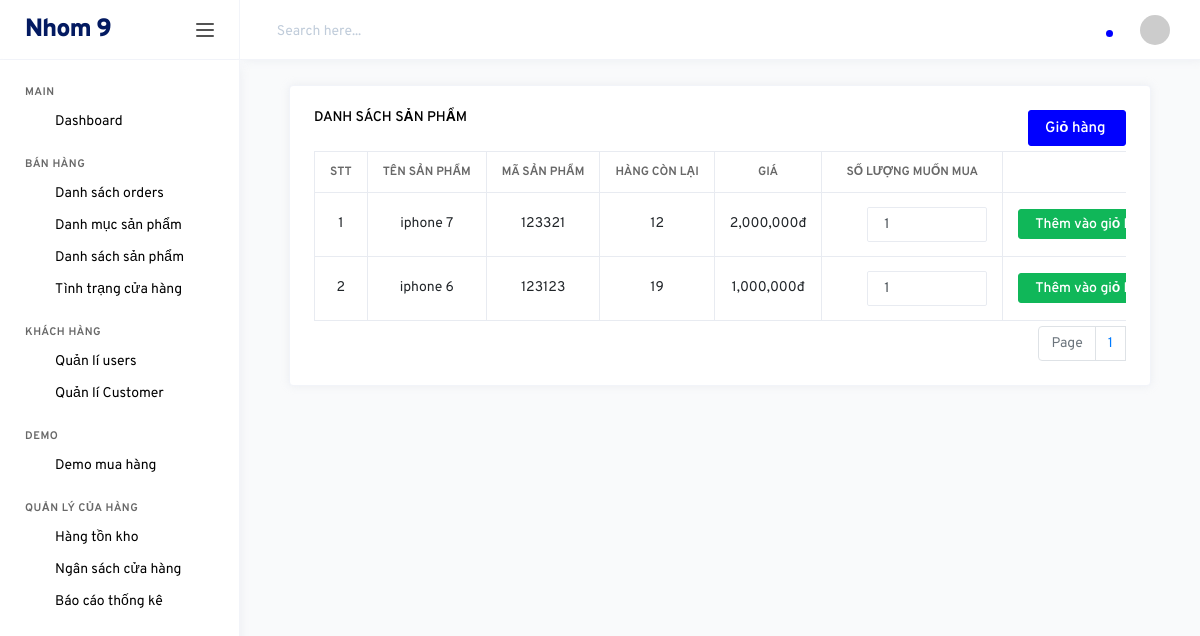
The page /backend/index.php?controller=demo (signed in) on the database as committed earlier.
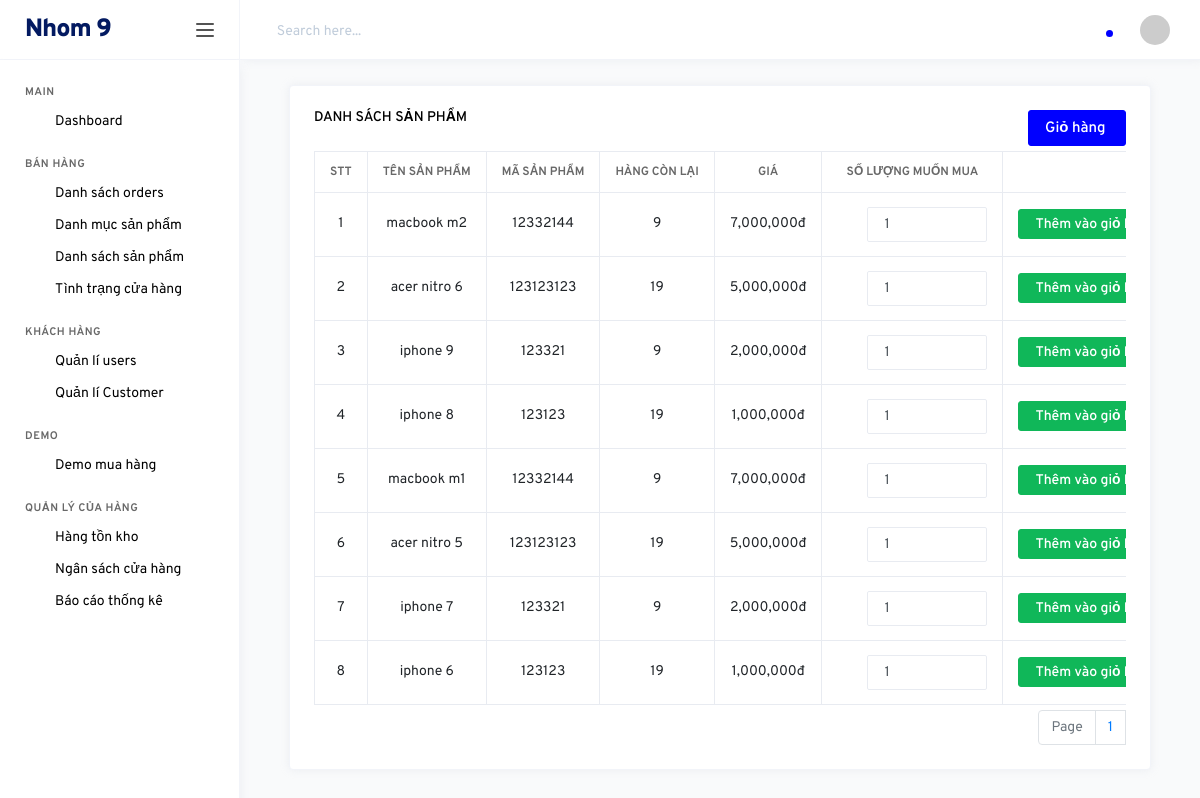
The same page on the database as committed later.
### tables this page shows
CREATE TABLE `products` (
  `id` int(11) NOT NULL,
  `name` varchar(500) NOT NULL,
  `category_id` int(11) NOT NULL,
  `ma_hang` varchar(500) NOT NULL,
  `bao_hanh` int(11) NOT NULL,
  `so_imei` varchar(500) NOT NULL,
  `so_serial` varchar(500) NOT NULL,
  `ton_kho` int(11) NOT NULL,
  `xuat_su` varchar(500) NOT NULL,
  `price` int(11) NOT NULL
);

### backend/controllers/DemoController.php (called while the page is built, shortened)
<?php
	include "models/DemoModel.php";
	class DemoController extends Controller{
		public function index(){
			$recordPerPage = 25;
			$numPage = ceil($this->totalRecord($recordPerPage)/$recordPerPage);
			$data = $this->modelRead($recordPerPage);
			$this->loadView("DemoView.php",["data"=>$data,"numPage"=>$numPage]);
		}
	}
 ?>

### backend/models/DemoModel.php (called while the page is built, shortened)
<?php
	trait DemoModel{
		public function modelRead($recordPerPage){
			$p = isset($_GET["p"]) && is_numeric($_GET["p"]) && $_GET["p"] > 0 ? ($_GET["p"]-1) : 0;
			$from = $p * $recordPerPage;
			$conn = Connection::getInstance();
			$query = $conn->query("select * from products order by id desc limit $from,$recordPerPage");
			$result = $query->fetchAll();
			return $result;
		}
		public function totalRecord($recordPerPage){
			$conn = Connection::getInstance();
			$query = $conn->query("select id from products");
			return $query->rowCount();
		}
	}
 ?>

### backend/views/DemoView.php (the view, shortened to what this page needs)
<div class="col-md-12">
    <div class="col-md-12 grid-margin stretch-card">
    <div class="card">
        <div class="card-body">
                    <div style="float: right; margin-bottom: 5px;">
                        <a href="index.php?controller=demo&action=showCart" class="btn btn-primary"><h6>Giỏ hàng&nbsp; <i class="link-icon" data-feather="plus-square"></i></h6></a>
                    </div>
                    <h6 class="card-title">Danh sách sản phẩm</h6>
                    <div class="table-responsive">
                            <table class="table table-bordered table-hover">
                                <thead>
                                    <tr>
                                        <th style="width: 50px;text-align:center;">STT</th>
                                        <th style="width: 150px;text-align:center;">Tên sản phẩm</th>
                                        <th style="width: 150px;text-align:center;">Mã sản phẩm</th>
                                        <th style="width: 100px;text-align:center;">Hàng còn lại</th>
                                        <th style="width: 100px;text-align:center;">Giá</th>
                                        <th style="width: 100px;text-align:center;">Số lượng muốn mua</th>
                                        <th style="width: 150px;text-align:center;"></th>
                                    </tr>
                                </thead>
                                <tbody>
                                    <?php foreach ($data as $key => $rows): ?>
                                    <tr>
                                    <td  style="text-align:center; width: 50px;">
                                            <?php echo $key+1; ?>
                                        </td>
                                        <td  style="text-align:center; width: 150px;">
                                            <?php echo $rows->name; ?>
                                        </td>
                                        <td style="text-align:center;">
                                            <?php echo $rows->ma_hang; ?>
                                        </td>
                                        <td style="text-align:center;">
                                            <?php echo $rows->ton_kho; ?>
                                        </td>
                                        <td style="text-align:center;">
                                            <?php echo number_format($rows->price); ?>đ
                                        </td>
                                        <td style="text-align:center;">
                                            <input class="form-control input-number" value="1" min="1" max="<?php echo $rows->ton_kho ?>" id="quantity<?php echo $rows->id; ?>" type="number" style="width: 120px;margin-left: 30px">
                                        </td>
                                        <td style="text-align:center;">
                                <a class="btn btn-success" style="color: white" onclick="addToCart<?php echo $rows->id ?>()" href="#" >Thêm vào giỏ hàng</a>&nbsp;
                                        </td>
                                    </tr>
                                    <?php endforeach; ?>
                                </tbody>
                            </table>
                            <nav aria-label="Page navigation example">
                            <ul class="pagination">
                                <li class="page-item disabled"><a class="page-link" href="#">Page</a></li>
                                <?php for($i = 1;$i <= $numPage; $i++): ?>
                                    <li><a class="page-link" href="index.php?controller=products&p=<?php echo $i; ?>"><?php echo $i; ?></a></li>
                                    <?php endfor; ?>
                            </ul>
                            </nav>
                    </div>
        </div>
    </div>
</div>
</div>

Rows that differ between the two databases and show on the page:
added products: name "macbook m2", ma_hang "12332144", ton_kho "9", price "7,000,000"
added products: name "acer nitro 6", ma_hang "123123123", ton_kho "19", price "5,000,000"
added products: name "iphone 9", ma_hang "123321", ton_kho "9", price "2,000,000"
added products: name "iphone 8", ma_hang "123123", ton_kho "19", price "1,000,000"
added products: name "macbook m1", ma_hang "12332144", ton_kho "9", price "7,000,000"
added products: name "acer nitro 5", ma_hang "123123123", ton_kho "19", price "5,000,000"
changed products "iphone 7": ton_kho "12" → "9"
